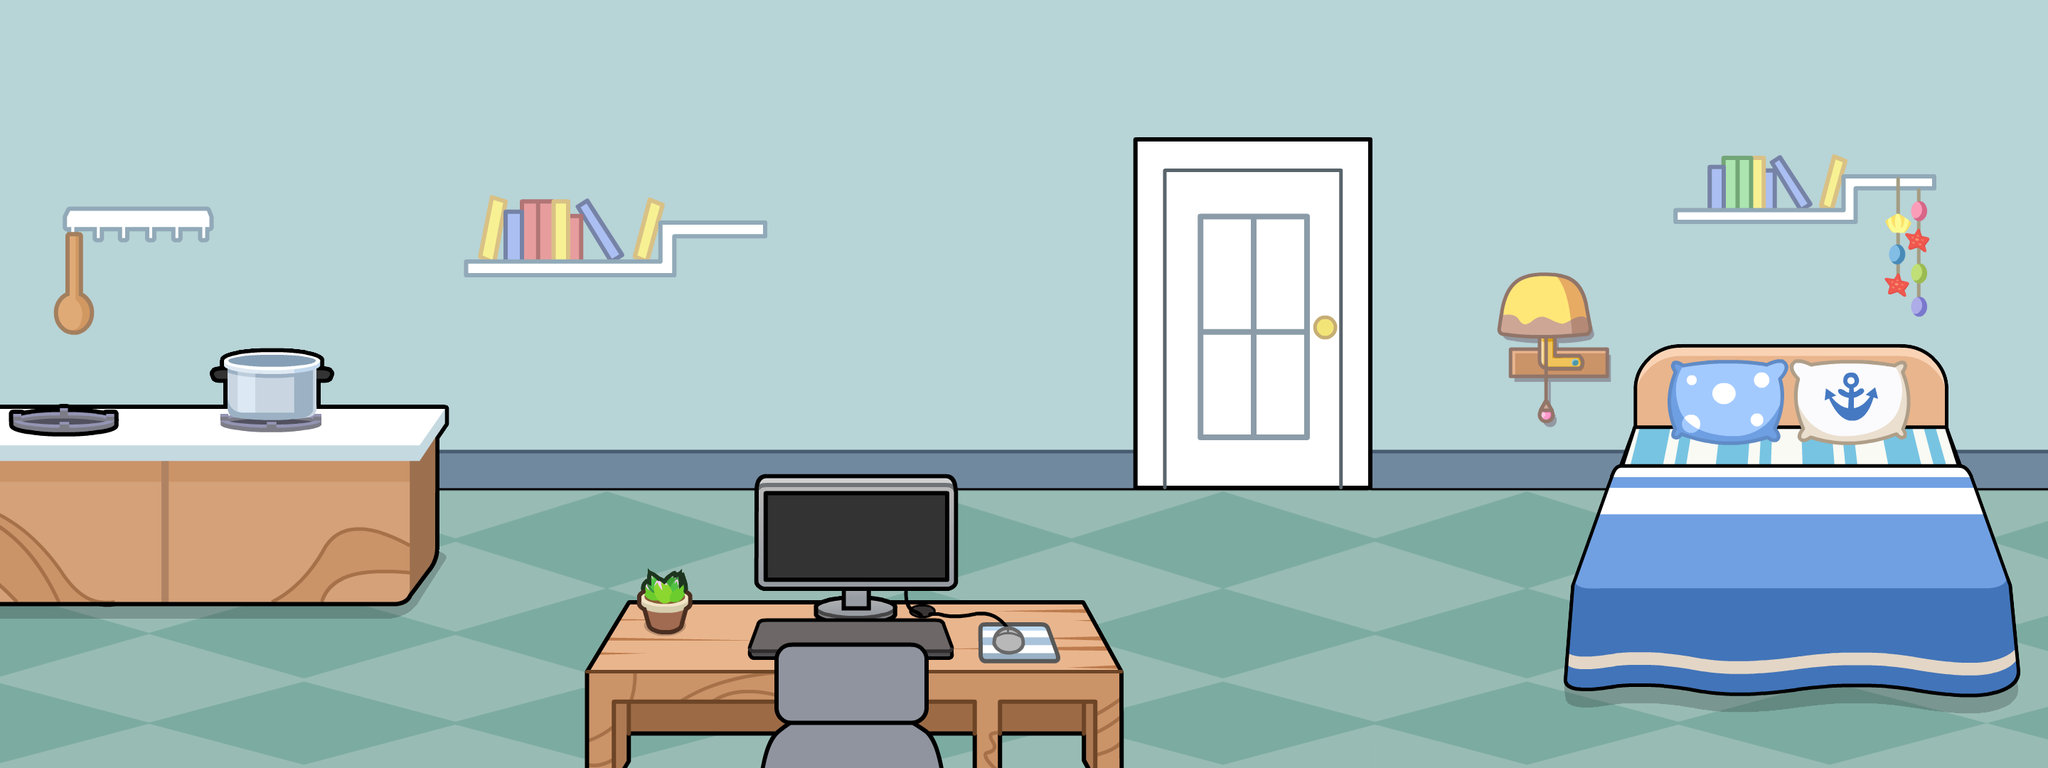

This is a level from a 2D game, rendered from its Tiled map with the project's own tilesets. A one-line summary and the map file follow, with tile-layer data summarised:
An orthogonal 96x36 tile map with 30x30 px tiles, 4 tile layers (块层 1, building, collision, mask), 6 tilesets.

<map version="1.0" tiledversion="1.1.2" orientation="orthogonal" renderorder="right-down" width="96" height="36" tilewidth="30" tileheight="30" infinite="0" nextobjectid="1">
 <tileset firstgid="1" name="home" tilewidth="30" tileheight="30" tilecount="3456" columns="96">
  <image source="home.png" width="2880" height="1080" />
 </tileset>
 <tileset firstgid="3457" name="computer_table_1" tilewidth="30" tileheight="30" tilecount="364" columns="26">
  <image source="computer_table_1.png" width="780" height="420" />
 </tileset>
 <tileset firstgid="3821" name="kitchen_table_1" tilewidth="30" tileheight="30" tilecount="286" columns="22">
  <image source="kitchen_table_1.png" width="660" height="390" />
 </tileset>
 <tileset firstgid="4107" name="bed_1" tilewidth="30" tileheight="30" tilecount="418" columns="22">
  <image source="bed_1.png" width="660" height="570" />
 </tileset>
 <tileset firstgid="4525" name="meta_tile_green" tilewidth="30" tileheight="30" tilecount="1" columns="1">
  <image source="../../common/meta_tile_green.png" width="32" height="32" />
  <tile id="0">
   <properties>
    <property name="maskable" type="int" value="1" />
   </properties>
  </tile>
 </tileset>
 <tileset firstgid="4526" name="meta_tile_red" tilewidth="30" tileheight="30" tilecount="1" columns="1">
  <properties>
   <property name="colliable" type="int" value="1" />
  </properties>
  <image source="../../common/meta_tile_red.png" width="32" height="32" />
  <tile id="0">
   <properties>
    <property name="colliable" type="int" value="1" />
   </properties>
  </tile>
 </tileset>
 <layer name="块层 1" width="96" height="36">
  <data>[3456 cells, 3456 non-empty, 3456 distinct tile ids]</data>
 </layer>
 <layer name="building" width="96" height="36">
  <data>[3456 cells, 1068 non-empty, 1068 distinct tile ids]</data>
 </layer>
 <layer name="collision" width="96" height="36">
  <data>[3456 cells, 0 non-empty, 0 distinct tile ids]</data>
 </layer>
 <layer name="mask" width="96" height="36">
  <data>[3456 cells, 0 non-empty, 0 distinct tile ids]</data>
 </layer>
</map>
